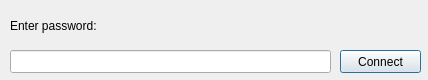
<?xml version="1.0" encoding="UTF-8"?>
<ui version="4.0">
 <class>PasswordDialog</class>
 <widget class="QDialog" name="PasswordDialog">
  <property name="geometry">
   <rect>
    <x>0</x>
    <y>0</y>
    <width>428</width>
    <height>80</height>
   </rect>
  </property>
  <property name="minimumSize">
   <size>
    <width>428</width>
    <height>80</height>
   </size>
  </property>
  <property name="maximumSize">
   <size>
    <width>428</width>
    <height>80</height>
   </size>
  </property>
  <property name="windowTitle">
   <string>QJournalctl - Password required</string>
  </property>
  <property name="inputMethodHints">
   <set>Qt::ImhSensitiveData</set>
  </property>
  <widget class="QLineEdit" name="passwordEdit">
   <property name="geometry">
    <rect>
     <x>10</x>
     <y>50</y>
     <width>321</width>
     <height>23</height>
    </rect>
   </property>
   <property name="inputMethodHints">
    <set>Qt::ImhHiddenText|Qt::ImhNoAutoUppercase|Qt::ImhNoPredictiveText|Qt::ImhSensitiveData</set>
   </property>
   <property name="text">
    <string/>
   </property>
   <property name="echoMode">
    <enum>QLineEdit::Password</enum>
   </property>
  </widget>
  <widget class="QLabel" name="textLabel">
   <property name="geometry">
    <rect>
     <x>10</x>
     <y>5</y>
     <width>411</width>
     <height>41</height>
    </rect>
   </property>
   <property name="text">
    <string>Enter password:</string>
   </property>
   <property name="alignment">
    <set>Qt::AlignLeading|Qt::AlignLeft|Qt::AlignVCenter</set>
   </property>
  </widget>
  <widget class="QPushButton" name="acceptButton">
   <property name="geometry">
    <rect>
     <x>340</x>
     <y>50</y>
     <width>81</width>
     <height>23</height>
    </rect>
   </property>
   <property name="text">
    <string>Connect</string>
   </property>
  </widget>
 </widget>
 <resources/>
 <connections/>
</ui>
